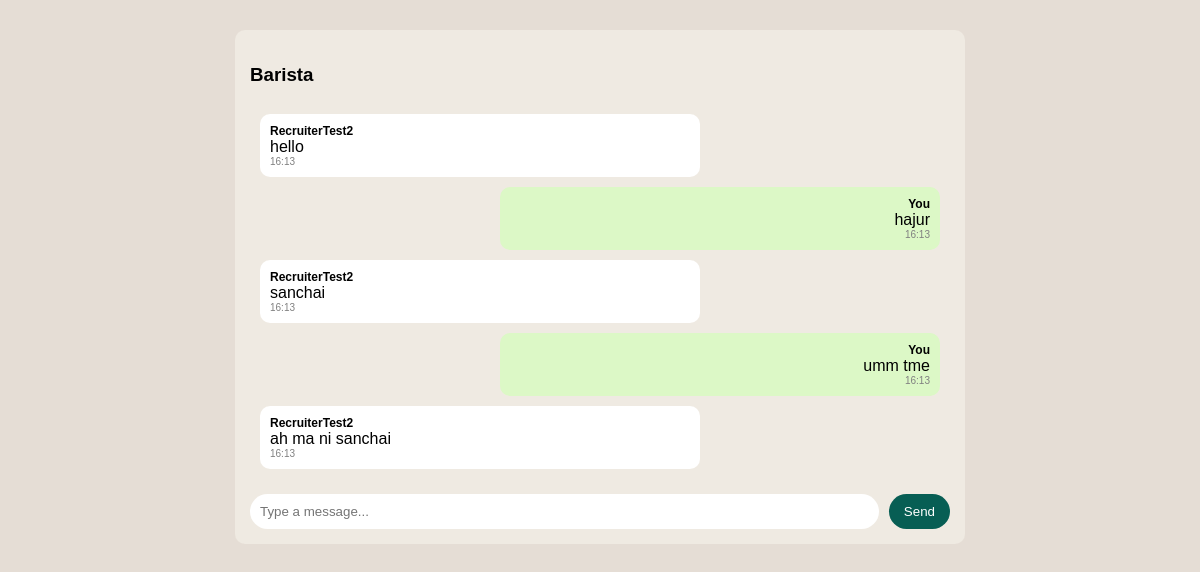
Before: /chat/room/17/ (signed in) with the older database file.
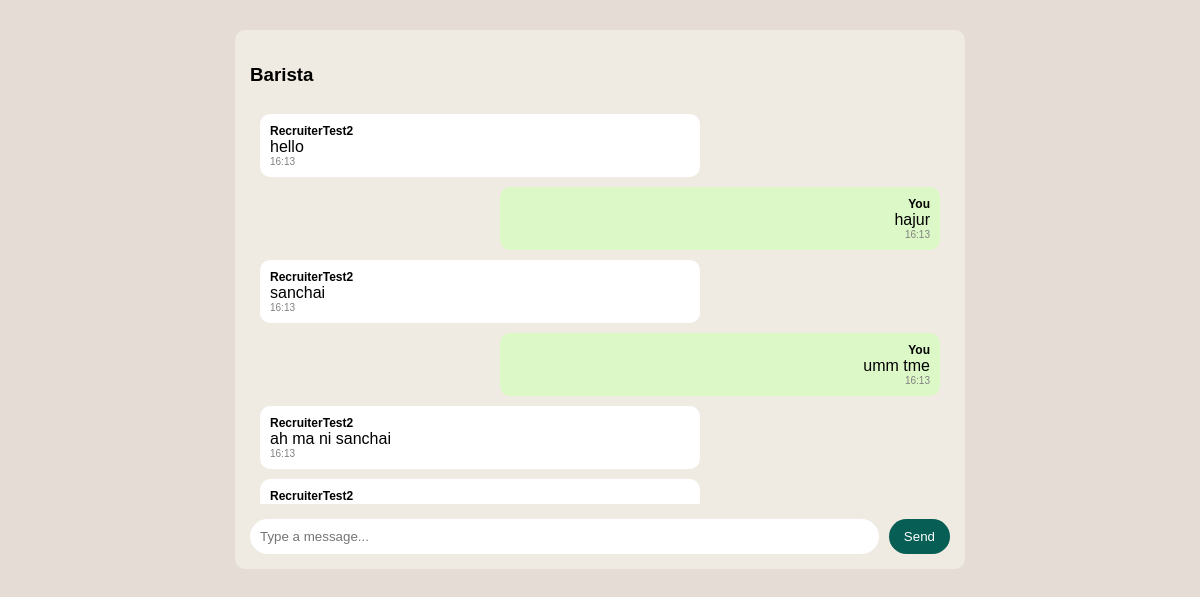
After: the same page with the newer database file.
### chat/models.py (models this page shows, shortened)
class Message(models.Model):
    chatroom = models.ForeignKey(ChatRoom, on_delete=models.CASCADE, related_name='messages')
    sender = models.ForeignKey(User, on_delete=models.CASCADE)
    content = models.TextField()
    timestamp = models.DateTimeField(auto_now_add=True)
    is_read = models.BooleanField(default=False)

### chat/views.py (the view, shortened to what this page needs)
# urls.py: path('room/<int:chatroom_id>/', views.chat_room, name='chat_room'),
@login_required
def chat_room(request, chatroom_id):
    chatroom = get_object_or_404(ChatRoom, id=chatroom_id)
    if request.user != chatroom.recruiter and request.user != chatroom.applicant:
        return redirect('home')
    Message.objects.filter(
        chatroom=chatroom,
        is_read=False
    ).exclude(sender=request.user).update(is_read=True)
    messages = chatroom.messages.all().order_by('timestamp')
    return render(request, 'chat/chat_room.html', {
        'chatroom': chatroom,
        'messages': messages,
        'unread_count': get_unread_count(request.user)  # 🔥 for navbar
    })

### accounts/context_processors.py (called while the page is built)
def notification_count(request):
    if request.user.is_authenticated:
        count = Notification.objects.filter(
            user=request.user,
            is_read=False
        ).count()
        return {'notification_count': count}
    return {}

### chat/context_processors.py (called while the page is built)
def unread_messages(request):
    if request.user.is_authenticated:
        unread_count = Message.objects.filter(
            chatroom__in=ChatRoom.objects.filter(
                Q(recruiter=request.user) | Q(applicant=request.user)
            ),
            is_read=False
        ).exclude(sender=request.user).count()
        return {'unread_count': unread_count}
    return {'unread_count': 0}

### chat/views.py (called while the page is built)
def get_unread_count(user):
    return Message.objects.filter(
        chatroom__in=ChatRoom.objects.filter(
            Q(recruiter=user) | Q(applicant=user)
        ),
        is_read=False
    ).exclude(sender=user).count()

### templates/chat/chat_room.html (shortened to what this page needs)
<!DOCTYPE html>
<html>
<head>
</head>
<body>
<div class="chat-container">
    <h3>{{ chatroom.job.title }}</h3>
    <div id="chat-log">
        {% for message in messages %}
            <div class="message {% if message.sender == request.user %}sent{% else %}received{% endif %}">
                <div class="sender">
                    {% if message.sender == request.user %}
                        You
                    {% else %}
                        {{ message.sender.username }}
                    {% endif %}
                </div>
                <div>{{ message.content }}</div>
                <div class="time">{{ message.timestamp|date:"H:i" }}</div>
            </div>
        {% endfor %}
    </div>
    <div class="input-box">
        <input id="message-input" type="text" placeholder="Type a message...">
        <button id="send-btn">Send</button>
    </div>
</div>
</body>
</html>

Changed rows visible on the page:
added Message: sender.username "RecruiterTest2"
